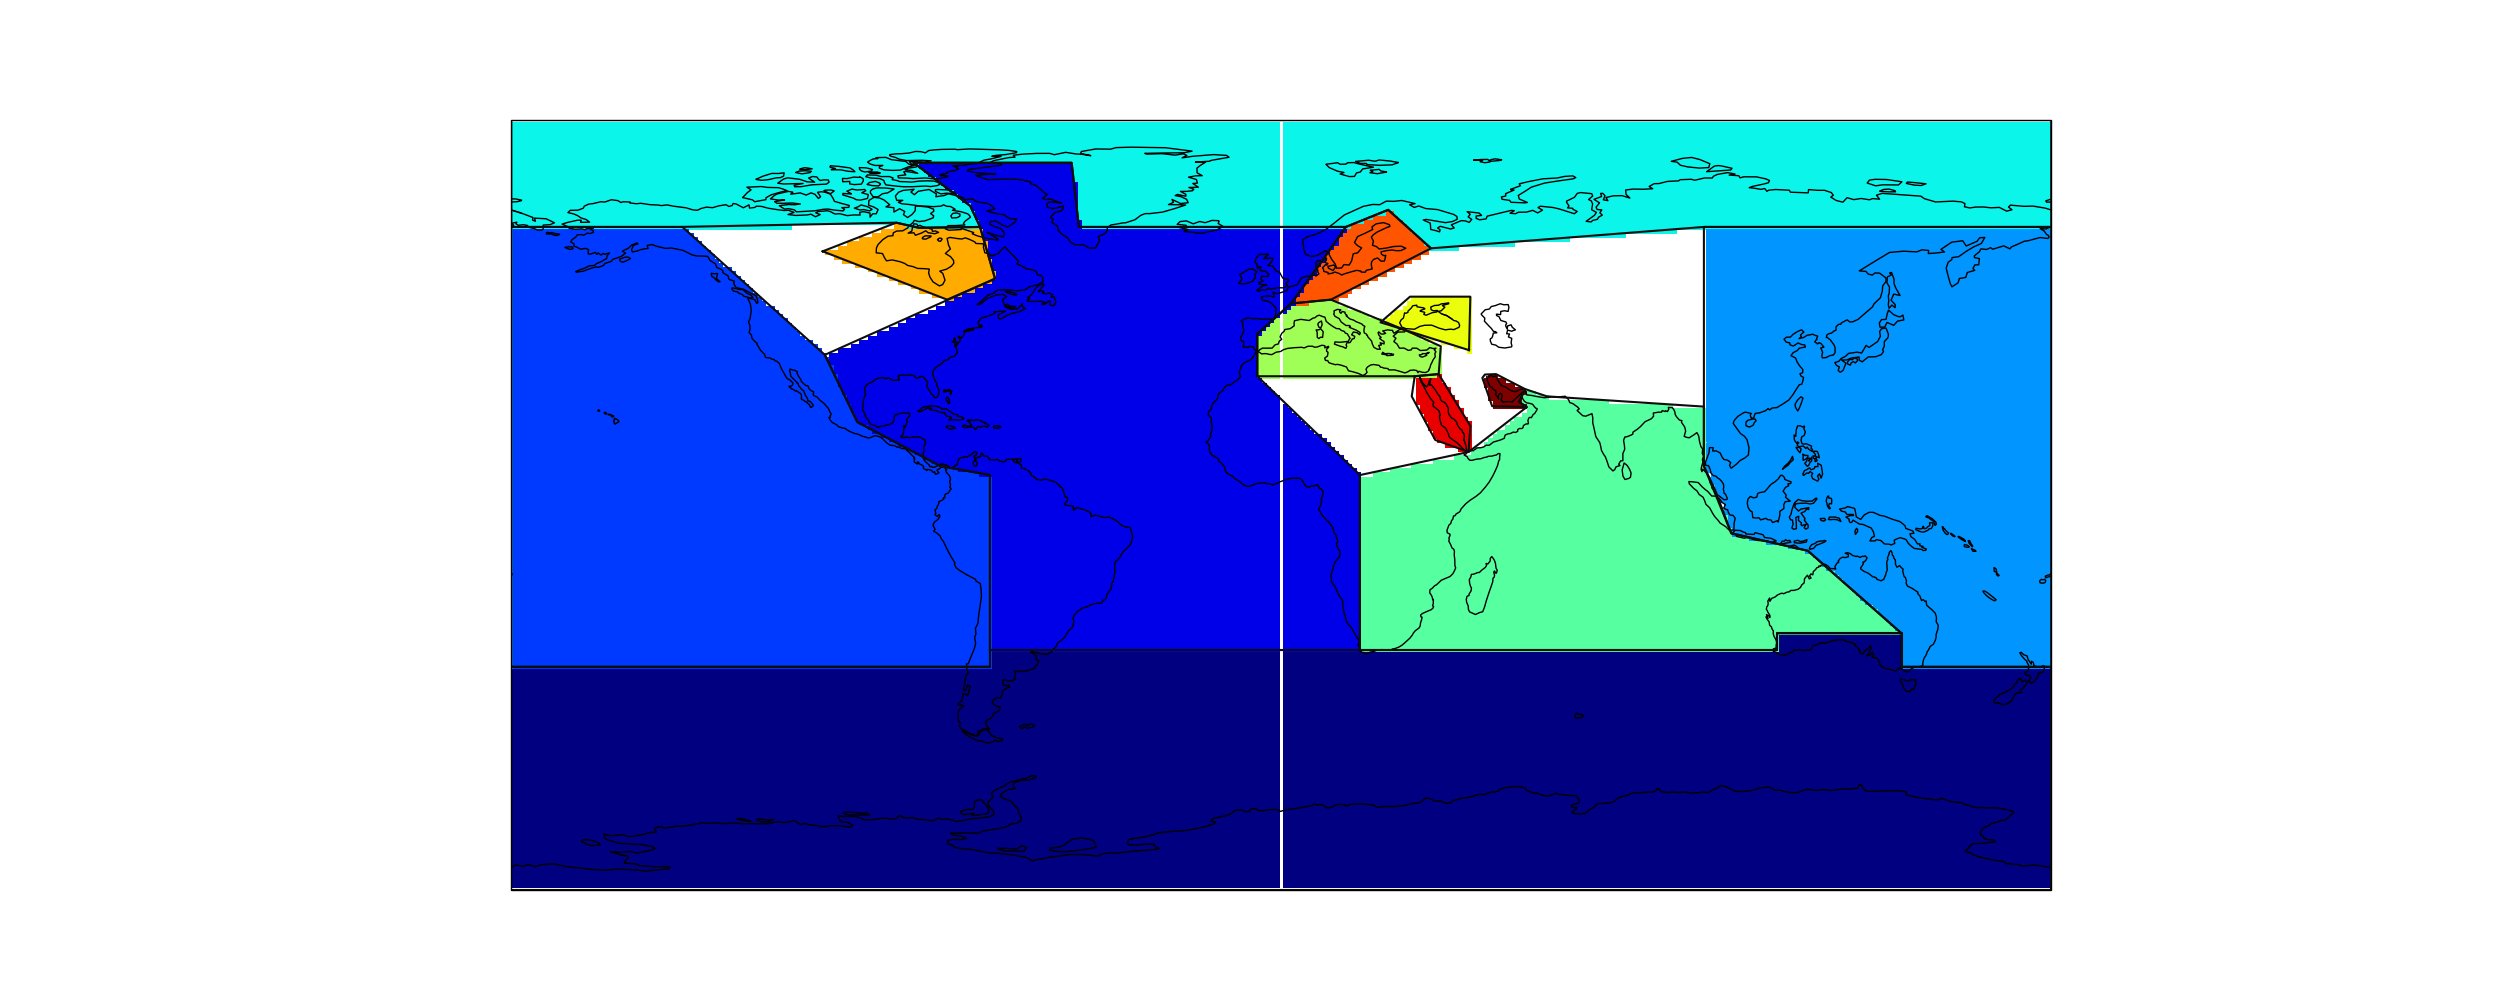

Reproduce this figure in Python.
import cartopy.crs as ccrs
import matplotlib.pyplot as plt
import numpy as np
import regionmask
import xarray as xr

# basins codes used:

ind_SO = 1  # Southern Ocean
ind_ATL = 2  # Atlantic Ocean
ind_PAC = 3  # Pacific Ocean
ind_ARC = 4  # Arctic Ocean
ind_IND = 5  # Indian Ocean
ind_MED = 6  # Mediterranean Sea
ind_BLK = 7  # Black Sea
ind_HUD = 8  # Hudson Bay
ind_BAL = 9  # Baltic Sea
ind_RED = 10  # Red Sea
ind_PER = 11  # Persian Gulf
ind_tmp = 99  # to merge 2 parts of Pacific


# polygon points:

melbourne = (145.0, -37.8)
cape_town = (18.4, -33.9)

perth = (115.9, -32.0)  # lon


SO = np.array(
    [
        [-180, melbourne[1]],
        [-68.1, melbourne[1]],
        [-68.1, cape_town[1]],
        [cape_town[0], cape_town[1]],
        [perth[0], cape_town[1]],
        [perth[0], -30],
        [melbourne[0], -30],
        [melbourne[0], melbourne[1]],
        [180.0, melbourne[1]],
        [180, -90],
        [-180, -90],
    ]
)

ATL = np.array(
    [
        [-42.0, 66.5],  # greenland
        [-41.0, 66.0],
        [-40.0, 65.0],  # greenland
        [-18.6, 65.0],  # iceland
        [15.1, 65.0],  # sweden
        [14.49, 56.99],  # South Sweden
        [12.56, 56.04],  # Helsinger
        [12.29, 55.63],  # Copenhagen
        [11.60, 55.49],  # Zealand
        [10.72, 55.32],  # Funen
        [9.23, 54.79],  # Flensburg
        [9.82, 53.50],  # Hamburg
        [2.3, 47.1],  # bourges
        [-0.04, 43.07],  # lourdes
        [-5.6, 40.0],  # caceres
        [-5.6, 30.1],  # morocco
        [cape_town[0], 7],
        [19.0, -33.0],  # just inland from cape town
        [cape_town[0], cape_town[1]],
        [-68.1, cape_town[1]],
        [-68.1, 7],  # venezuela
        [-75.68, 6.22],  # Medellin, Columbia
        [-77.68, 8.12],  # Yaviza, Panama
        [-79.08, 9.32],  # Guna Yala, Panama
        [-81.29, 8.31],  # Veraguas, Panama
        [-83.76, 9.82],  # Costa Rica
        [-86.09, 12.14],  # Nicaragua
        [-88.42, 14.12],  # Honduras/El Sal
        [-90.77, 15.10],  # Quiche, Guatemala
        [-96.04, 17.56],  # Oaxaca, MX
        [-99.1, 19.4],  # mexico city
        [-106.7, 35.1],  # albequerque
        [-76.46, 49.60],  # Baie James. QC
        [-71.71, 60.72],  # Riviere Koksoak, QC
        [-70.83, 63.06],  # Kimmirut, Nunavut
        [-69.62, 64.14],  #
        [-68.61, 66.46],  # Kipisa, NU
        [-68.20, 67.72],  # Baffin island
        [-62.02, 66.71],  # Cape Dyer
        [-52.46, 68.29],  # Davis strait, Greenland side
    ]
)

PAC1 = np.array(
    [
        [-180.0, 67.0],
        [-179.84, 66.85],  # Russia
        [-177.52, 66.69],  # Russia
        [-174.10, 66.02],  # Russia
        [-169.86, 66.09],  # Naukan, Russia
        [-169.06, 65.80],  # Big Diomede
        [-167.97, 65.61],  # Wales, AK
        [-140.0, 65.0],
        [-106.7, 35.1],  # albequerque
        [-99.1, 19.4],  # mexico city
        [-96.04, 17.56],  # Oaxaca, MX
        [-90.77, 15.10],  # Quiche, Guatemala
        [-88.42, 14.12],  # Honduras/El Sal
        [-86.09, 12.14],  # Nicaragua
        [-83.76, 9.82],  # Costa Rica
        [-81.29, 8.31],  # Veraguas, Panama
        [-79.08, 9.32],  # Guna Yala, Panama
        [-77.68, 8.12],  # Yaviza, Panama
        [-75.68, 6.22],  # Medellin, Columbia
        [-68.1, 7],  # venezuela
        [-68.1, melbourne[1]],
        [-180.0, melbourne[1]],
    ]
)

PAC2 = np.array(
    [
        [98.8, 65.0],
        [180.0, 67.0],
        [180.0, melbourne[1]],
        [melbourne[0], melbourne[1]],
        [melbourne[0], -30],
        [123.1, -10.7],  # rote island
        [119.95, -9.75],  # Sumba Regency
        [117.31, -8.73],  # West Nusa
        [116.33, -8.60],  # Lombok
        [115.18, -8.45],  # Bali
        [113.95, -8.09],  # east Java
        [106.41, -6.56],  # west Java
        [105.39, -5.25],  # south Sumatra
        [102.19, 0.07],  # Sumatra
        [103.85, 1.69],  # singapore
        [98.86, 9.03],  # Thailand
        [98.8, 9.1],  # surat thani
        [99.07, 16.73],  # Tak, Thailand
        [98.8, 23.0],  # mangmao
        [95.33, 27.42],  # Tinkusia, india
    ]
)

ARC = np.array(
    [
        [-180.0, 90.0],
        [180.0, 90.0],
        [180.0, 67.0],
        [98.8, 65.0],  # krasnoyarsk
        [35.93, 60.93],  # Russia
        [21.30, 68.04],  # North Sweden
        [15.1, 65.0],  # sweden
        [-18.6, 65.0],  # iceland
        [-40.0, 65.0],  # greenland
        [-41.0, 66.0],
        [-42.0, 66.5],  # greenland
        [-52.46, 68.29],  # Davis strait, Greenland side
        [-62.02, 66.71],  # Cape Dyer
        [-68.20, 67.72],  # Baffin island
        [-78.18, 71.13],  # Baffin island
        [-83.69, 71.03],  # Baffin island
        [-84.35, 68.07],  # Baffin, NU
        [-86.93, 66.88],  # Keewatin, NU
        [-93.19, 66.34],  # Keewatin, NU
        [-100.53, 64.47],  # Keewatin, NU
        [-140.0, 65.0],
        [-167.97, 65.61],  # Wales, AK
        [-169.06, 65.80],  # Big Diomede
        [-169.86, 66.09],  # Naukan, Russia
        [-174.10, 66.02],  # Russia
        [-177.52, 66.69],  # Russia
        [-179.84, 66.85],  # Russia
        [-180.0, 67.0],
    ]
)

HUD = np.array(
    [
        [-70.83, 63.06],  # Kimmirut, Nunavut
        [-71.71, 60.72],  # Riviere Koksoak, QC
        [-76.46, 49.60],  # Baie James. QC
        [-87.01, 52.01],  # Ontario
        [-99.04, 57.21],  # Manitoba
        [-100.53, 64.47],  # Keewatin, NU
        [-93.19, 66.34],  # Keewatin, NU
        [-86.93, 66.88],  # Keewatin, NU
        [-84.35, 68.07],  # Baffin, NU
        [-83.69, 71.03],  # Baffin island
        [-78.18, 71.13],  # Baffin island
        [-68.20, 67.72],  # Baffin island
        [-68.61, 66.46],  # Kipisa, NU
        [-69.62, 64.14],  #
    ]
)

IND = np.array(
    [
        [cape_town[0], 7],
        [36.0, 15.2],  # eritra
        [43.17, 12.50],  # bab al-mandab
        [43.60, 12.84],  # bab al-mandab
        [57.4, 22.9],  # nizwa
        [55.6, 24.1],  # al ain
        [57.0, 27.1],  # minab
        [62.1, 25.4],  # turbat
        [95.33, 27.42],  # Tinkusia, india
        [98.8, 23.0],  # mangmao
        [99.07, 16.73],  # Tak, Thailand
        [98.8, 9.1],  # surat thani
        [98.86, 9.03],  # Thailand
        [103.85, 1.69],  # singapore
        [102.19, 0.07],  # Sumatra
        [105.39, -5.25],  # south Sumatra
        [106.41, -6.56],  # west Java
        [113.95, -8.09],  # east Java
        [115.18, -8.45],  # Bali
        [116.33, -8.60],  # Lombok
        [117.31, -8.73],  # West Nusa
        [119.95, -9.75],  # Sumba Regency
        [123.1, -10.7],  # rote island
        [melbourne[0], -30],
        [perth[0], -30],
        [perth[0], cape_town[1]],
        [cape_town[0], cape_town[1]],
        [19.0, -33.0],  # just inland from cape town
    ]
)

MED = np.array(
    [
        [2.3, 47.1],  # bourges
        [11.6, 48.0],  # munich
        [28.7, 41.0],  # istanbul
        [33.02, 40.03],  # ankara
        [37.3, 37.1],  # gaziantep
        [36.8, 30.6],  # jordan
        [31.2, 30.1],  # cairo
        [-5.6, 30.1],  # morocco
        [-5.6, 40.0],  # caceres
        [-0.04, 43.07],  # lourdes
    ]
)

BLK = np.array(
    [
        [28.7, 41.0],  # istanbul
        [24.78, 43.51],  # pleven
        [30.1, 48.7],  # uman
        [44.2, 48.7],  # volograd
        [43.9, 36.2],  # erbil
        [33.02, 40.03],  # ankara
    ]
)

BAL = np.array(
    [
        [9.82, 53.50],  # Hamburg
        [9.23, 54.79],  # Flensburg
        [10.72, 55.32],  # Funen
        [11.60, 55.49],  # Zealand
        [12.29, 55.63],  # Copenhagen
        [12.56, 56.04],  # Helsinger
        [14.49, 56.99],  # South Sweden
        [15.1, 65.0],  # sweden
        [21.30, 68.04],  # North Sweden
        [35.93, 60.93],  # Russia
        [30.42, 59.85],  # st petersburg
        [21.06, 52.42],  # warsaw
        [12.18, 51.24],  # Liepzig
    ]
)

RED = np.array(
    [
        [36.8, 30.6],  # jordan
        [44.2, 18.5],  # yadamah
        [43.60, 12.84],  # bab al-mandab
        [43.17, 12.50],  # bab al-mandab
        [36.0, 15.2],  # eritra
        [30.5, 25.4],  # kharga
        [31.2, 30.1],  # cairo
    ]
)

PER = np.array(
    [
        [57.4, 22.9],  # nizwa
        [49.3, 23.1],  # umm athelah
        [47.0, 29.7],  # kuwait
        [47.6, 30.5],  # basrah
        [50.2, 30.6],  # behbahan
        [57.0, 27.1],  # minab
        [55.6, 24.1],  # al ain
    ]
)


basins = regionmask.Regions(
    [SO, ATL, PAC1, PAC2, ARC, IND, MED, BLK, HUD, BAL, RED, PER],
    [
        ind_SO,
        ind_ATL,
        ind_tmp,
        ind_PAC,
        ind_ARC,
        ind_IND,
        ind_MED,
        ind_BLK,
        ind_HUD,
        ind_BAL,
        ind_RED,
        ind_PER,
    ],
)


def generate_basin_codes(grid, lon="geolon", lat="geolat", mask="wet", persian=False):
    """generate CMIP6 basin codes

    Parameters
    ----------

    grid : xarray.Dataset
        contains grid information: lon, lat, [mask]

    lon : str
        name of longitude array in grid

    lat : str
        name of latitude array in grid

    mask : str
        name of mask array in grid

    persian : bool (default=True)
        have persian gulf as separate code, else merge with indian ocean

    Returns
    -------

    codes : xr.DataArray
        basin codes
    """

    lon_raw = grid[lon]
    lon = xr.where(lon_raw < -180, lon_raw + 360.0, lon_raw)
    lat = grid[lat]

    codes = basins.mask(lon, lat)
    codes = xr.where(codes == ind_tmp, ind_PAC, codes)  # join PAC1 and PAC2

    # add persian gulf to indian ocean
    if not persian:
        codes = xr.where(codes == ind_PER, ind_IND, codes)

    if mask in grid:
        masked = grid[mask].values
        codes = xr.where(masked == 0, 0, codes)
    else:
        codes.fillna(0)

    codes["lon"] = lon_raw
    return codes


if __name__ == "__main__":

    # define 1x1 grid
    lon = np.arange(0.5, 360.5)
    lat = np.arange(89.5, -90.5, -1)

    # make plot
    fig = plt.figure(figsize=(25, 10))
    ax = plt.subplot(111, projection=ccrs.PlateCarree())
    mask = basins.mask(lon, lat)
    mask = xr.where(mask == ind_tmp, ind_PAC, mask)

    # pcolormesh does not handle NaNs, requires masked array
    mask_ma = np.ma.masked_invalid(mask)
    h = ax.pcolormesh(
        lon,
        lat,
        mask_ma,
        transform=ccrs.PlateCarree(),
        cmap="jet",
    )
    basins.plot_regions(ax=ax, add_label=False, line_kws=dict(color="r"))
    ax.coastlines()

    plt.show()
    # plt.savefig("basins.png")

    grid = xr.Dataset()
    grid["lon"] = xr.DataArray(lon, dims=("lon"))
    grid["lat"] = xr.DataArray(lat, dims=("lat"))
    codes = generate_basin_codes(grid, lon="lon", lat="lat")

    plt.figure()
    ax = plt.subplot(111, projection=ccrs.PlateCarree())
    codes.plot(ax=ax, x="lon", y="lat", cmap="tab20")
    ax.coastlines()

    plt.show()
